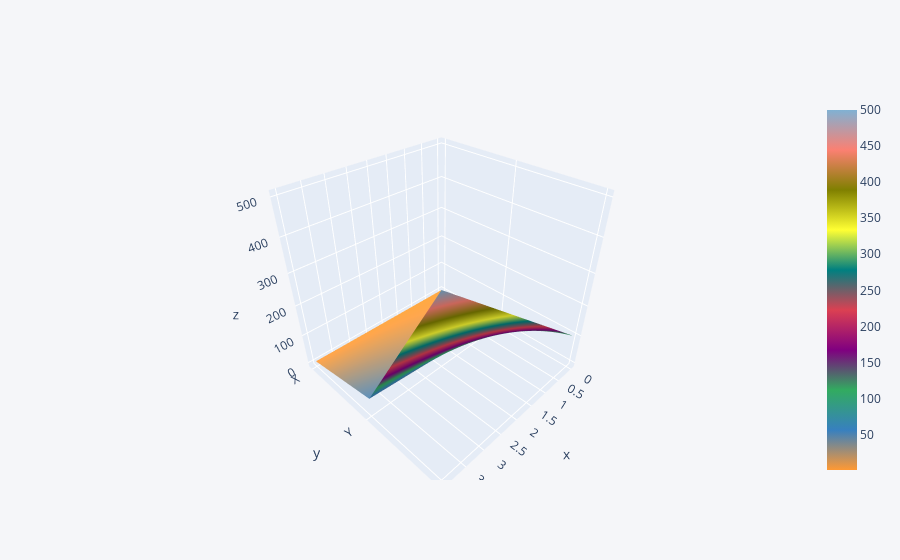

The notebook cell this image was saved under:
### Code cell
df3.iplot(kind="surface")

### Figure 1 — Plotly figure (JSON) as saved in the notebook; plotly's stock layout.template omitted (floating-point values rounded to 4 significant figures)
{"data": [{"colorscale": [[0, "rgb(255, 153, 51)"], [0.1111, "rgb(55, 128, 191)"], [0.2222, "rgb(50, 171, 96)"], [0.3333, "rgb(128, 0, 128)"], [0.4444, "rgb(219, 64, 82)"], [0.5556, "rgb(0, 128, 128)"], [0.6667, "rgb(255, 255, 51)"], [0.7778, "rgb(128, 128, 0)"], [0.8889, "rgb(251, 128, 114)"], [1, "rgb(128, 177, 211)"]], "type": "surface", "x": [0, 1, 2, 3, 4], "y": ["X", "Y", "Z"], "z": [[1, 2, 3, 4, 5], [10, 20, 30, 40, 50], [100, 200, 300, 400, 500]]}], "layout": {"legend": {"bgcolor": "#F5F6F9", "font": {"color": "#4D5663"}}, "paper_bgcolor": "#F5F6F9", "plot_bgcolor": "#F5F6F9", "title": {"font": {"color": "#4D5663"}}, "xaxis": {"gridcolor": "#E1E5ED", "showgrid": true, "tickfont": {"color": "#4D5663"}, "title": {"font": {"color": "#4D5663"}, "text": ""}, "zerolinecolor": "#E1E5ED"}, "yaxis": {"gridcolor": "#E1E5ED", "showgrid": true, "tickfont": {"color": "#4D5663"}, "title": {"font": {"color": "#4D5663"}, "text": ""}, "zerolinecolor": "#E1E5ED"}}}
